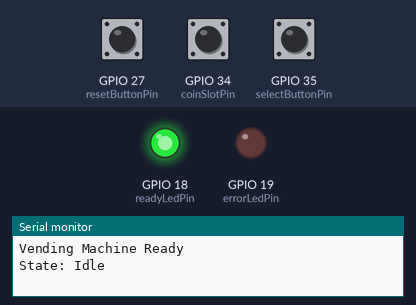
Bench run of a program on a simulated ESP32. Shown: output pins drawn as LEDs (lit = HIGH), the last lines printed to the serial monitor. Dashed ring = blinking. The inputs (shaded band) are chosen by the test bench; at power-on: GPIO 34 (coinSlotPin) HIGH, GPIO 27 (resetButtonPin) HIGH, GPIO 35 (selectButtonPin) HIGH.

Above: at 1.2 s.
1.3 s: GPIO 34 (coinSlotPin) driven LOW
At 2.1 s:
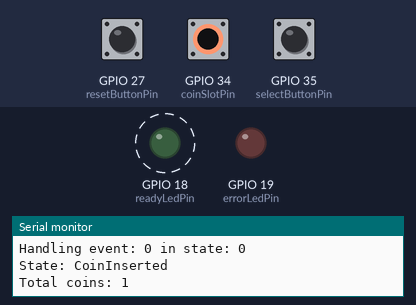
7.3 s: GPIO 34 (coinSlotPin) pulsed HIGH 5 times (0.12 s each, 0.3 s apart)
At 8.8 s:
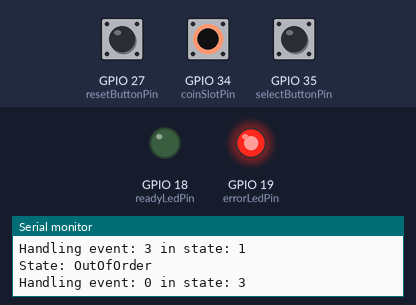
10.3 s: GPIO 27 (resetButtonPin) pulled LOW for 0.15 s
At 10.7 s:
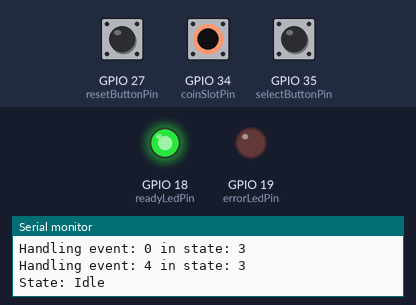
Timing chart, 0 to 12.9 s (numbered marks = the images above; inputs shaded):
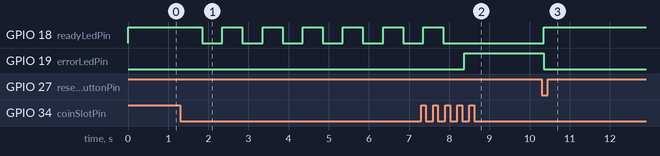

Measured:
- after the input at 1.3 s, GPIO 18 (readyLedPin): alternates HIGH for 0.50 s and LOW for 0.50 s, starting after 0.55 s
- after the input at 7.3 s, GPIO 18 (readyLedPin): goes on until 7.9 s, then stays LOW; GPIO 19 (errorLedPin): LOW → HIGH after 1.1 s
- after the input at 10.3 s, GPIO 18 (readyLedPin): LOW → HIGH after 0.05 s; GPIO 19 (errorLedPin): HIGH → LOW after 0.05 s

The program:

main.cpp
```cpp
#include <Arduino.h>

constexpr uint8_t coinSlotPin = 34;
constexpr uint8_t selectButtonPin = 35;
constexpr uint8_t resetButtonPin = 27;
constexpr uint8_t errorLedPin = 19;
constexpr uint8_t readyLedPin = 18;

enum class VendingState
{
  Idle,
  CoinInserted,
  Dispensing,
  OutOfOrder
};

enum class VendingEvent
{
  CoinDetected,
  ItemSelected,
  DispenseComplete,
  ErrorOccured,
  Reset,
};

void handleEvent(VendingEvent event);
void enterState(VendingState state);

VendingState currentState;
uint8_t currentCoinCounter = 0;
constexpr uint8_t requiredCoins = 2;

void setup()
{
  Serial.begin(115200);
  pinMode(coinSlotPin, INPUT);
  pinMode(selectButtonPin, INPUT);
  pinMode(resetButtonPin, INPUT);
  pinMode(errorLedPin, OUTPUT);
  pinMode(readyLedPin, OUTPUT);

  Serial.println("Vending Machine Ready");
  enterState(VendingState::Idle);
}

void checkButtonPressed(uint8_t buttonPin, bool &lastButtonState, VendingEvent event)
{
  bool currentButtonState = digitalRead(buttonPin);
  if (currentButtonState == LOW && lastButtonState == HIGH)
  {
    delay(50);                         // debounce delay
    if (digitalRead(buttonPin) == LOW) // confirm button is still pressed
    {
      handleEvent(event);
    }
  }
  lastButtonState = currentButtonState;
}

void loop()
{
  static bool lastCoinButtonState = HIGH; // last state of the coin slot button
  checkButtonPressed(coinSlotPin, lastCoinButtonState, VendingEvent::CoinDetected);

  static bool lastSelectButtonState = HIGH; // last state of the select button
  checkButtonPressed(selectButtonPin, lastSelectButtonState, VendingEvent::ItemSelected);

  static bool lastResetButtonState = HIGH; // last state of the reset button
  checkButtonPressed(resetButtonPin, lastResetButtonState, VendingEvent::Reset);

  if (currentState == VendingState::CoinInserted)
  {
    // blink the ready LED to indicate coins are inserted
    static unsigned long lastBlinkTime = 0;
    unsigned long currentTime = millis();
    if (currentTime - lastBlinkTime >= 500) // blink every 500 ms
    {
      digitalWrite(readyLedPin, !digitalRead(readyLedPin)); // toggle LED state
      lastBlinkTime = currentTime;
    }
  }

  // simulate an error condition for demonstration purposes
  if (currentState != VendingState::OutOfOrder && currentCoinCounter >= 5) // if too many coins are inserted
  {
    handleEvent(VendingEvent::ErrorOccured);
  }
}

void enterState(const VendingState newState)
{
  currentState = newState;

  switch (currentState)
  {
  case VendingState::Idle:
    digitalWrite(readyLedPin, HIGH);
    digitalWrite(errorLedPin, LOW);
    currentCoinCounter = 0;
    Serial.println("State: Idle");
    break;
  case VendingState::CoinInserted:
    digitalWrite(readyLedPin, LOW);
    digitalWrite(errorLedPin, LOW);
    Serial.println("State: CoinInserted ");
    /* code */
    break;
  case VendingState::Dispensing:
    digitalWrite(readyLedPin, LOW);
    digitalWrite(errorLedPin, LOW);
    Serial.println("State: Dispensing");
    delay(2000); // Simulate dispensing time
    handleEvent(VendingEvent::DispenseComplete);
    break;
  case VendingState::OutOfOrder:
    digitalWrite(readyLedPin, LOW);
    digitalWrite(errorLedPin, HIGH);
    Serial.println("State: OutOfOrder");
    break;
  }
}

void incrementCoins()
{
  currentCoinCounter++;
  Serial.printf("Total coins: %d\r\n", currentCoinCounter);
}

void handleEvent(const VendingEvent event)
{
  Serial.printf("Handling event: %d in state: %d\r\n", static_cast<int>(event), static_cast<int>(currentState));
  switch (currentState)
  {
  case VendingState::Idle:
    if (event == VendingEvent::CoinDetected)
    {
      enterState(VendingState::CoinInserted);
      incrementCoins();
    }
    break;
  case VendingState::CoinInserted:
    if (event == VendingEvent::CoinDetected)
    {
      incrementCoins();
    }
    else if (event == VendingEvent::ItemSelected)
    {
      if (currentCoinCounter >= requiredCoins)
      {
        enterState(VendingState::Dispensing);
      }
      else
      {
        Serial.println("Not enough coins.");
      }
    }
    else if (event == VendingEvent::ErrorOccured)
    {
      enterState(VendingState::OutOfOrder);
    }
    /* code */
    break;
  case VendingState::Dispensing:
    if (event == VendingEvent::DispenseComplete)
    {
      enterState(VendingState::Idle);
    }
    else if (event == VendingEvent::ErrorOccured)
    {
      enterState(VendingState::OutOfOrder);
    }
    break;
  case VendingState::OutOfOrder:
    if (event == VendingEvent::Reset)
    {
      enterState(VendingState::Idle);
    }
    break;
  }
}
```
